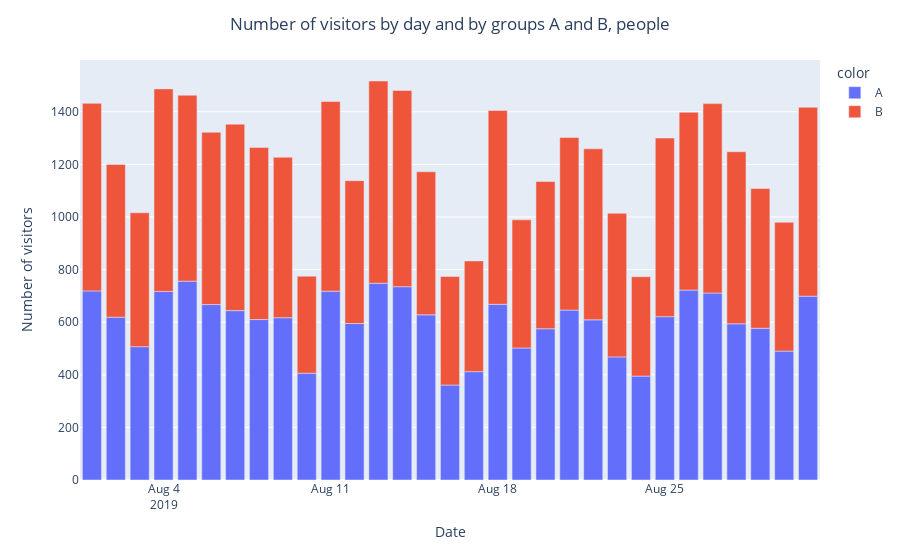

Notebook code for this chart:
### Markdown cell above
There is a dependence of revenue on the day of the week. On weekends, especially on Sundays, revenue is sharply reduced. The correlation of the number of transactions and revenue by day is visible. On August 19, there were large outliers or outliers.

### Code cell
#Let's look at the distribution of the number of visitors by day and by groups.
fig=px.bar(x=visitors['date'], y=visitors['visitors'], color=visitors['group'])
fig.update_xaxes(title_text='Date')
fig.update_yaxes(title_text='Number of visitors')
fig.update_layout(title_text='Number of visitors by day and by groups A and B, people', title_x=0.5)
fig.show()

### Figure 1 — Plotly figure (JSON) as saved in the notebook; plotly's stock layout.template omitted (floating-point values rounded to 4 significant figures)
{"data": [{"alignmentgroup": "True", "hovertemplate": "color=A<br>x=%{x}<br>y=%{y}<extra></extra>", "legendgroup": "A", "marker": {"color": "#636efa", "pattern": {"shape": ""}}, "name": "A", "offsetgroup": "A", "orientation": "v", "showlegend": true, "textposition": "auto", "type": "bar", "x": ["2019-08-01T00:00:00", "2019-08-02T00:00:00", "2019-08-03T00:00:00", "2019-08-04T00:00:00", "2019-08-05T00:00:00", "2019-08-06T00:00:00", "2019-08-07T00:00:00", "2019-08-08T00:00:00", "2019-08-09T00:00:00", "2019-08-10T00:00:00", "2019-08-11T00:00:00", "2019-08-12T00:00:00", "2019-08-13T00:00:00", "2019-08-14T00:00:00", "2019-08-15T00:00:00", "2019-08-16T00:00:00", "2019-08-17T00:00:00", "2019-08-18T00:00:00", "2019-08-19T00:00:00", "2019-08-20T00:00:00", "2019-08-21T00:00:00", "2019-08-22T00:00:00", "2019-08-23T00:00:00", "2019-08-24T00:00:00", "2019-08-25T00:00:00", "2019-08-26T00:00:00", "2019-08-27T00:00:00", "2019-08-28T00:00:00", "2019-08-29T00:00:00", "2019-08-30T00:00:00", "2019-08-31T00:00:00"], "xaxis": "x", "y": [719, 619, 507, 717, 756, 667, 644, 610, 617, 406, 718, 595, 748, 735, 628, 361, 412, 668, 502, 575, 646, 609, 468, 395, 621, 722, 711, 594, 577, 490, 699], "yaxis": "y"}, {"alignmentgroup": "True", "hovertemplate": "color=B<br>x=%{x}<br>y=%{y}<extra></extra>", "legendgroup": "B", "marker": {"color": "#EF553B", "pattern": {"shape": ""}}, "name": "B", "offsetgroup": "B", "orientation": "v", "showlegend": true, "textposition": "auto", "type": "bar", "x": ["2019-08-01T00:00:00", "2019-08-02T00:00:00", "2019-08-03T00:00:00", "2019-08-04T00:00:00", "2019-08-05T00:00:00", "2019-08-06T00:00:00", "2019-08-07T00:00:00", "2019-08-08T00:00:00", "2019-08-09T00:00:00", "2019-08-10T00:00:00", "2019-08-11T00:00:00", "2019-08-12T00:00:00", "2019-08-13T00:00:00", "2019-08-14T00:00:00", "2019-08-15T00:00:00", "2019-08-16T00:00:00", "2019-08-17T00:00:00", "2019-08-18T00:00:00", "2019-08-19T00:00:00", "2019-08-20T00:00:00", "2019-08-21T00:00:00", "2019-08-22T00:00:00", "2019-08-23T00:00:00", "2019-08-24T00:00:00", "2019-08-25T00:00:00", "2019-08-26T00:00:00", "2019-08-27T00:00:00", "2019-08-28T00:00:00", "2019-08-29T00:00:00", "2019-08-30T00:00:00", "2019-08-31T00:00:00"], "xaxis": "x", "y": [713, 581, 509, 770, 707, 655, 709, 654, 610, 369, 721, 543, 769, 746, 544, 413, 421, 737, 487, 560, 656, 650, 546, 378, 679, 676, 720, 654, 531, 490, 718], "yaxis": "y"}], "layout": {"barmode": "relative", "legend": {"title": {"text": "color"}, "tracegroupgap": 0}, "margin": {"t": 60}, "title": {"text": "Number of visitors by day and by groups A and B, people", "x": 0.5}, "xaxis": {"anchor": "y", "domain": [0, 1], "title": {"text": "Date"}}, "yaxis": {"anchor": "x", "domain": [0, 1], "title": {"text": "Number of visitors"}}}}
